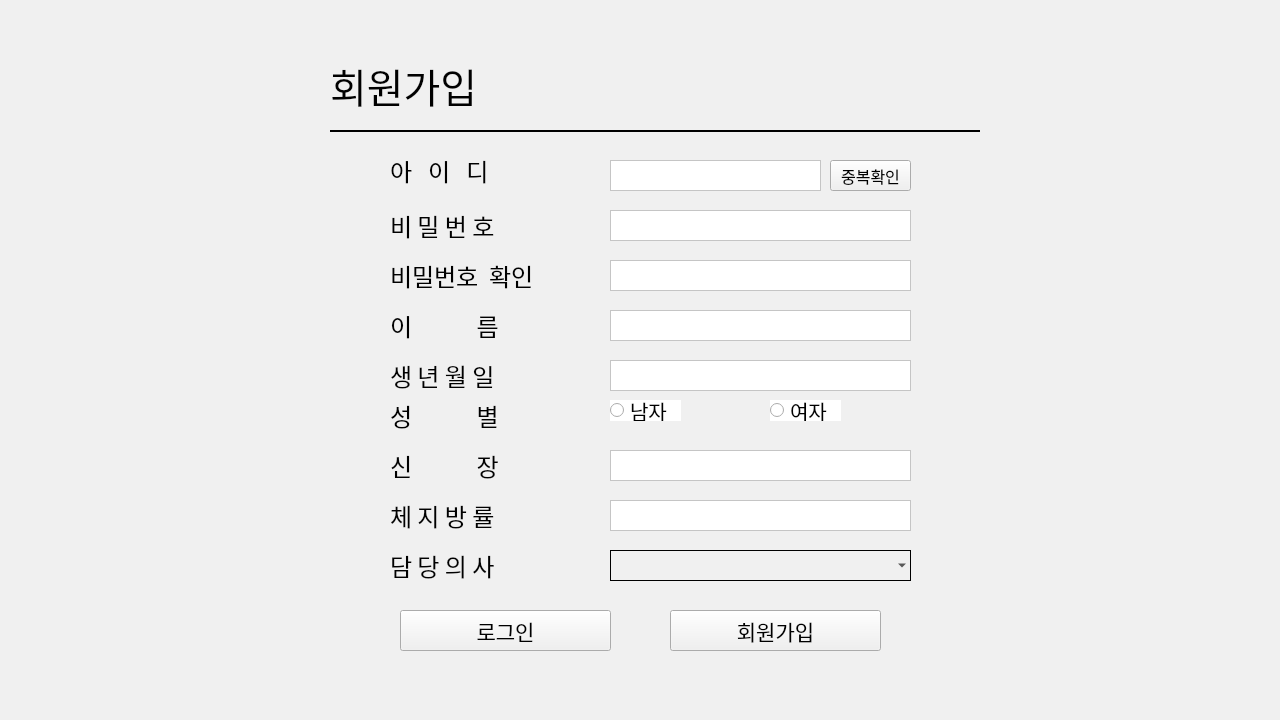
<?xml version="1.0" encoding="UTF-8"?>
<ui version="4.0">
 <class>MainWindow</class>
 <widget class="QMainWindow" name="MainWindow">
  <property name="geometry">
   <rect>
    <x>0</x>
    <y>0</y>
    <width>1280</width>
    <height>720</height>
   </rect>
  </property>
  <property name="windowTitle">
   <string>MainWindow</string>
  </property>
  <property name="styleSheet">
   <string notr="true">background-color: rgb(240, 240, 240);</string>
  </property>
  <widget class="QWidget" name="centralwidget">
   <widget class="QPlainTextEdit" name="pass_text">
    <property name="geometry">
     <rect>
      <x>610</x>
      <y>210</y>
      <width>301</width>
      <height>31</height>
     </rect>
    </property>
    <property name="font">
     <font>
      <pointsize>15</pointsize>
     </font>
    </property>
    <property name="styleSheet">
     <string notr="true">background-color:rgb(255, 255,255);
</string>
    </property>
    <property name="verticalScrollBarPolicy">
     <enum>Qt::ScrollBarAlwaysOff</enum>
    </property>
    <property name="horizontalScrollBarPolicy">
     <enum>Qt::ScrollBarAlwaysOff</enum>
    </property>
   </widget>
   <widget class="QLabel" name="id_label">
    <property name="geometry">
     <rect>
      <x>390</x>
      <y>150</y>
      <width>151</width>
      <height>41</height>
     </rect>
    </property>
    <property name="font">
     <font>
      <family>Noto Sans KR Medium</family>
      <pointsize>18</pointsize>
      <weight>50</weight>
      <bold>false</bold>
     </font>
    </property>
    <property name="styleSheet">
     <string notr="true">background-color: rgba(255, 255, 255, 0);</string>
    </property>
    <property name="text">
     <string>아   이   디</string>
    </property>
    <property name="alignment">
     <set>Qt::AlignLeading|Qt::AlignLeft|Qt::AlignVCenter</set>
    </property>
   </widget>
   <widget class="QPlainTextEdit" name="id_text">
    <property name="geometry">
     <rect>
      <x>610</x>
      <y>160</y>
      <width>211</width>
      <height>31</height>
     </rect>
    </property>
    <property name="font">
     <font>
      <pointsize>15</pointsize>
     </font>
    </property>
    <property name="styleSheet">
     <string notr="true">background-color:rgb(255, 255,255);
</string>
    </property>
    <property name="verticalScrollBarPolicy">
     <enum>Qt::ScrollBarAlwaysOff</enum>
    </property>
    <property name="horizontalScrollBarPolicy">
     <enum>Qt::ScrollBarAlwaysOff</enum>
    </property>
   </widget>
   <widget class="QPushButton" name="join_button">
    <property name="geometry">
     <rect>
      <x>670</x>
      <y>610</y>
      <width>211</width>
      <height>41</height>
     </rect>
    </property>
    <property name="font">
     <font>
      <family>Noto Sans KR Medium</family>
      <pointsize>16</pointsize>
     </font>
    </property>
    <property name="styleSheet">
     <string notr="true"/>
    </property>
    <property name="text">
     <string>회원가입</string>
    </property>
   </widget>
   <widget class="QLabel" name="join_label">
    <property name="geometry">
     <rect>
      <x>330</x>
      <y>60</y>
      <width>211</width>
      <height>51</height>
     </rect>
    </property>
    <property name="font">
     <font>
      <family>Noto Sans KR Medium</family>
      <pointsize>30</pointsize>
      <weight>50</weight>
      <bold>false</bold>
     </font>
    </property>
    <property name="styleSheet">
     <string notr="true">background-color:rgba(0, 0, 0, 0)</string>
    </property>
    <property name="text">
     <string>회원가입</string>
    </property>
   </widget>
   <widget class="Line" name="line">
    <property name="geometry">
     <rect>
      <x>330</x>
      <y>130</y>
      <width>650</width>
      <height>2</height>
     </rect>
    </property>
    <property name="styleSheet">
     <string notr="true">border: 1px solid rgb(0, 0, 0);</string>
    </property>
    <property name="orientation">
     <enum>Qt::Horizontal</enum>
    </property>
   </widget>
   <widget class="QLabel" name="pass_label">
    <property name="geometry">
     <rect>
      <x>390</x>
      <y>210</y>
      <width>141</width>
      <height>31</height>
     </rect>
    </property>
    <property name="font">
     <font>
      <family>Noto Sans KR Medium</family>
      <pointsize>18</pointsize>
      <weight>50</weight>
      <bold>false</bold>
     </font>
    </property>
    <property name="styleSheet">
     <string notr="true">background-color: rgba(255, 255, 255, 0);</string>
    </property>
    <property name="text">
     <string>비 밀 번 호</string>
    </property>
    <property name="alignment">
     <set>Qt::AlignLeading|Qt::AlignLeft|Qt::AlignVCenter</set>
    </property>
   </widget>
   <widget class="QLabel" name="pass_check_label">
    <property name="geometry">
     <rect>
      <x>390</x>
      <y>260</y>
      <width>161</width>
      <height>31</height>
     </rect>
    </property>
    <property name="font">
     <font>
      <family>Noto Sans KR Medium</family>
      <pointsize>18</pointsize>
      <weight>50</weight>
      <bold>false</bold>
     </font>
    </property>
    <property name="styleSheet">
     <string notr="true">background-color: rgba(255, 255, 255, 0);</string>
    </property>
    <property name="text">
     <string>비밀번호  확인</string>
    </property>
    <property name="alignment">
     <set>Qt::AlignLeading|Qt::AlignLeft|Qt::AlignVCenter</set>
    </property>
   </widget>
   <widget class="QPlainTextEdit" name="pass_check_text">
    <property name="geometry">
     <rect>
      <x>610</x>
      <y>260</y>
      <width>301</width>
      <height>31</height>
     </rect>
    </property>
    <property name="font">
     <font>
      <pointsize>15</pointsize>
     </font>
    </property>
    <property name="styleSheet">
     <string notr="true">background-color:rgb(255, 255,255);
</string>
    </property>
    <property name="verticalScrollBarPolicy">
     <enum>Qt::ScrollBarAlwaysOff</enum>
    </property>
    <property name="horizontalScrollBarPolicy">
     <enum>Qt::ScrollBarAlwaysOff</enum>
    </property>
   </widget>
   <widget class="QLabel" name="birth_label">
    <property name="geometry">
     <rect>
      <x>390</x>
      <y>360</y>
      <width>141</width>
      <height>31</height>
     </rect>
    </property>
    <property name="font">
     <font>
      <family>Noto Sans KR Medium</family>
      <pointsize>18</pointsize>
      <weight>50</weight>
      <bold>false</bold>
     </font>
    </property>
    <property name="styleSheet">
     <string notr="true">background-color: rgba(255, 255, 255, 0);</string>
    </property>
    <property name="text">
     <string>생 년 월 일</string>
    </property>
    <property name="alignment">
     <set>Qt::AlignLeading|Qt::AlignLeft|Qt::AlignVCenter</set>
    </property>
   </widget>
   <widget class="QPlainTextEdit" name="birth_text">
    <property name="geometry">
     <rect>
      <x>610</x>
      <y>360</y>
      <width>301</width>
      <height>31</height>
     </rect>
    </property>
    <property name="font">
     <font>
      <pointsize>15</pointsize>
     </font>
    </property>
    <property name="styleSheet">
     <string notr="true">background-color:rgb(255, 255,255);
</string>
    </property>
    <property name="verticalScrollBarPolicy">
     <enum>Qt::ScrollBarAlwaysOff</enum>
    </property>
    <property name="horizontalScrollBarPolicy">
     <enum>Qt::ScrollBarAlwaysOff</enum>
    </property>
   </widget>
   <widget class="QLabel" name="height_label">
    <property name="geometry">
     <rect>
      <x>390</x>
      <y>450</y>
      <width>151</width>
      <height>31</height>
     </rect>
    </property>
    <property name="font">
     <font>
      <family>Noto Sans KR Medium</family>
      <pointsize>18</pointsize>
      <weight>50</weight>
      <bold>false</bold>
     </font>
    </property>
    <property name="styleSheet">
     <string notr="true">background-color: rgba(255, 255, 255, 0);</string>
    </property>
    <property name="text">
     <string>신            장</string>
    </property>
    <property name="alignment">
     <set>Qt::AlignLeading|Qt::AlignLeft|Qt::AlignVCenter</set>
    </property>
   </widget>
   <widget class="QPlainTextEdit" name="height_text">
    <property name="geometry">
     <rect>
      <x>610</x>
      <y>450</y>
      <width>301</width>
      <height>31</height>
     </rect>
    </property>
    <property name="font">
     <font>
      <pointsize>15</pointsize>
     </font>
    </property>
    <property name="styleSheet">
     <string notr="true">background-color:rgb(255, 255,255);
</string>
    </property>
    <property name="verticalScrollBarPolicy">
     <enum>Qt::ScrollBarAlwaysOff</enum>
    </property>
    <property name="horizontalScrollBarPolicy">
     <enum>Qt::ScrollBarAlwaysOff</enum>
    </property>
   </widget>
   <widget class="QPlainTextEdit" name="weight_text">
    <property name="geometry">
     <rect>
      <x>610</x>
      <y>500</y>
      <width>301</width>
      <height>31</height>
     </rect>
    </property>
    <property name="font">
     <font>
      <pointsize>15</pointsize>
     </font>
    </property>
    <property name="styleSheet">
     <string notr="true">background-color:rgb(255, 255,255);
</string>
    </property>
    <property name="verticalScrollBarPolicy">
     <enum>Qt::ScrollBarAlwaysOff</enum>
    </property>
    <property name="horizontalScrollBarPolicy">
     <enum>Qt::ScrollBarAlwaysOff</enum>
    </property>
   </widget>
   <widget class="QLabel" name="weight_label">
    <property name="geometry">
     <rect>
      <x>390</x>
      <y>500</y>
      <width>141</width>
      <height>31</height>
     </rect>
    </property>
    <property name="font">
     <font>
      <family>Noto Sans KR Medium</family>
      <pointsize>18</pointsize>
      <weight>50</weight>
      <bold>false</bold>
     </font>
    </property>
    <property name="styleSheet">
     <string notr="true">background-color: rgba(255, 255, 255, 0);</string>
    </property>
    <property name="text">
     <string>체 지 방 률</string>
    </property>
    <property name="alignment">
     <set>Qt::AlignLeading|Qt::AlignLeft|Qt::AlignVCenter</set>
    </property>
   </widget>
   <widget class="QLabel" name="sex_label">
    <property name="geometry">
     <rect>
      <x>390</x>
      <y>400</y>
      <width>151</width>
      <height>31</height>
     </rect>
    </property>
    <property name="font">
     <font>
      <family>Noto Sans KR Medium</family>
      <pointsize>18</pointsize>
      <weight>50</weight>
      <bold>false</bold>
     </font>
    </property>
    <property name="styleSheet">
     <string notr="true">background-color: rgba(255, 255, 255, 0);</string>
    </property>
    <property name="text">
     <string>성            별</string>
    </property>
    <property name="alignment">
     <set>Qt::AlignLeading|Qt::AlignLeft|Qt::AlignVCenter</set>
    </property>
   </widget>
   <widget class="QRadioButton" name="man_radiobutton">
    <property name="geometry">
     <rect>
      <x>610</x>
      <y>400</y>
      <width>71</width>
      <height>21</height>
     </rect>
    </property>
    <property name="font">
     <font>
      <pointsize>15</pointsize>
     </font>
    </property>
    <property name="styleSheet">
     <string notr="true">background-color:rgb(255, 255, 255)</string>
    </property>
    <property name="text">
     <string>남자</string>
    </property>
   </widget>
   <widget class="QRadioButton" name="woman_radiobutton">
    <property name="geometry">
     <rect>
      <x>770</x>
      <y>400</y>
      <width>71</width>
      <height>21</height>
     </rect>
    </property>
    <property name="font">
     <font>
      <pointsize>15</pointsize>
     </font>
    </property>
    <property name="styleSheet">
     <string notr="true">background-color:rgb(255, 255, 255)</string>
    </property>
    <property name="text">
     <string>여자</string>
    </property>
   </widget>
   <widget class="QLabel" name="fix_label_4">
    <property name="geometry">
     <rect>
      <x>170</x>
      <y>10</y>
      <width>961</width>
      <height>701</height>
     </rect>
    </property>
    <property name="text">
     <string/>
    </property>
    <property name="pixmap">
     <pixmap>images/login_background_2.png</pixmap>
    </property>
    <property name="scaledContents">
     <bool>true</bool>
    </property>
   </widget>
   <widget class="QPushButton" name="check_button">
    <property name="geometry">
     <rect>
      <x>830</x>
      <y>160</y>
      <width>81</width>
      <height>31</height>
     </rect>
    </property>
    <property name="font">
     <font>
      <family>Noto Sans KR Medium</family>
      <pointsize>12</pointsize>
     </font>
    </property>
    <property name="styleSheet">
     <string notr="true"/>
    </property>
    <property name="text">
     <string>중복확인</string>
    </property>
   </widget>
   <widget class="QPushButton" name="login_button">
    <property name="geometry">
     <rect>
      <x>400</x>
      <y>610</y>
      <width>211</width>
      <height>41</height>
     </rect>
    </property>
    <property name="font">
     <font>
      <family>Noto Sans KR Medium</family>
      <pointsize>16</pointsize>
     </font>
    </property>
    <property name="styleSheet">
     <string notr="true"/>
    </property>
    <property name="text">
     <string>로그인</string>
    </property>
   </widget>
   <widget class="QLabel" name="weight_label_2">
    <property name="geometry">
     <rect>
      <x>390</x>
      <y>550</y>
      <width>141</width>
      <height>31</height>
     </rect>
    </property>
    <property name="font">
     <font>
      <family>Noto Sans KR Medium</family>
      <pointsize>18</pointsize>
      <weight>50</weight>
      <bold>false</bold>
     </font>
    </property>
    <property name="styleSheet">
     <string notr="true">background-color: rgba(255, 255, 255, 0);</string>
    </property>
    <property name="text">
     <string>담 당 의 사</string>
    </property>
    <property name="alignment">
     <set>Qt::AlignLeading|Qt::AlignLeft|Qt::AlignVCenter</set>
    </property>
   </widget>
   <widget class="QComboBox" name="comboBox">
    <property name="geometry">
     <rect>
      <x>610</x>
      <y>550</y>
      <width>301</width>
      <height>31</height>
     </rect>
    </property>
    <property name="styleSheet">
     <string notr="true">background-color: rgba(255, 255, 255, 0);
border:1px solid rgb(0, 0, 0);</string>
    </property>
   </widget>
   <widget class="QLabel" name="name_label">
    <property name="geometry">
     <rect>
      <x>390</x>
      <y>310</y>
      <width>151</width>
      <height>31</height>
     </rect>
    </property>
    <property name="font">
     <font>
      <family>Noto Sans KR Medium</family>
      <pointsize>18</pointsize>
      <weight>50</weight>
      <bold>false</bold>
     </font>
    </property>
    <property name="styleSheet">
     <string notr="true">background-color: rgba(255, 255, 255, 0);</string>
    </property>
    <property name="text">
     <string>이            름</string>
    </property>
    <property name="alignment">
     <set>Qt::AlignLeading|Qt::AlignLeft|Qt::AlignVCenter</set>
    </property>
   </widget>
   <widget class="QPlainTextEdit" name="name_text">
    <property name="geometry">
     <rect>
      <x>610</x>
      <y>310</y>
      <width>301</width>
      <height>31</height>
     </rect>
    </property>
    <property name="font">
     <font>
      <pointsize>15</pointsize>
     </font>
    </property>
    <property name="styleSheet">
     <string notr="true">background-color:rgb(255, 255,255);
</string>
    </property>
    <property name="verticalScrollBarPolicy">
     <enum>Qt::ScrollBarAlwaysOff</enum>
    </property>
    <property name="horizontalScrollBarPolicy">
     <enum>Qt::ScrollBarAlwaysOff</enum>
    </property>
   </widget>
   <zorder>fix_label_4</zorder>
   <zorder>pass_text</zorder>
   <zorder>id_label</zorder>
   <zorder>id_text</zorder>
   <zorder>join_button</zorder>
   <zorder>join_label</zorder>
   <zorder>line</zorder>
   <zorder>pass_label</zorder>
   <zorder>pass_check_label</zorder>
   <zorder>pass_check_text</zorder>
   <zorder>birth_label</zorder>
   <zorder>birth_text</zorder>
   <zorder>height_label</zorder>
   <zorder>height_text</zorder>
   <zorder>weight_text</zorder>
   <zorder>weight_label</zorder>
   <zorder>sex_label</zorder>
   <zorder>man_radiobutton</zorder>
   <zorder>woman_radiobutton</zorder>
   <zorder>check_button</zorder>
   <zorder>login_button</zorder>
   <zorder>weight_label_2</zorder>
   <zorder>comboBox</zorder>
   <zorder>name_label</zorder>
   <zorder>name_text</zorder>
  </widget>
 </widget>
 <tabstops>
  <tabstop>id_text</tabstop>
  <tabstop>pass_text</tabstop>
  <tabstop>pass_check_text</tabstop>
  <tabstop>birth_text</tabstop>
  <tabstop>man_radiobutton</tabstop>
  <tabstop>woman_radiobutton</tabstop>
  <tabstop>height_text</tabstop>
  <tabstop>weight_text</tabstop>
  <tabstop>join_button</tabstop>
 </tabstops>
 <resources/>
 <connections/>
</ui>
